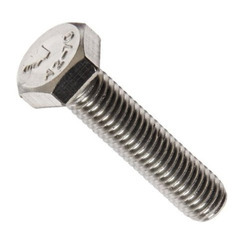
#> input picture Sample/data/nuts_bolts_v1/bolt.jpg, 250 x 250 px, found by its file name
$ jupyter execute 05.nuts_n_bolts_cv.ipynb   (older library calls are emulated)
#> lines starting #> are read from the running program, lines starting #| are printed output that depends on the picture; after the words box and inside, x2 and y2 are one past the last pixel; in counts of white or black regions, pixels touching at a corner belong together; long printed decimals are rounded
# Classification using Basic Image Processing

We will perform the classification of Nuts and Bolts using basic image processing and an "IF"
This is to get you familiar with the Basic image processing functions using Scikit-Image
Before you work on the data / image, you may have to pre-process them to get uniformity and better performance

These are stages in this Classification process
* Pre-processing & Binarizing
* Contour Detection
* Feature extraction
* Thresholding (classifying)

### Pre-processing
Preprocessing includes Converting the colorspace to Gray and Smoothing (applying filter) the image, etc

[cell 1]
# Import necessary modules
import cv2
import numpy as np
import matplotlib.pyplot as plt
from google.colab import drive
drive.mount('/content/gdrive', force_remount = True)

[cell 2]
# Read the image and Convert it to Grayscale
image = cv2.imread('/content/gdrive/My Drive/#3STUDY/vis_drd19new/data/nut_bolts_v1/bolt.jpg')
#> image is the input picture: shape (250, 250, 3); mean B, G, R 226, 227.4, 228.7
gray_img = cv2.cvtColor(image, cv2.COLOR_BGR2GRAY)
gray_img = cv2.GaussianBlur(gray_img, (5, 5), 0)
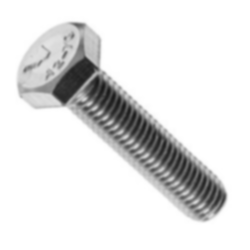
#> gray_img: shape (250, 250); min 27, max 255, mean 227.6

[cell 3]
plt.imshow(gray_img, 'gray')
plt.show()

### Binarizing and Cleaning
When you need to work with only two levels of pixel values, you can binarize the image which gives an image with only two pixel values(0, 255)

If you have a lot of discontinuities in the image, you can smooth them out with the morphological operations like **Erosion** and **Dilation**

[cell 4]
# Binarize the image using Adaptive thresholding
th, bin_img = cv2.threshold(gray_img, 250, 255, cv2.THRESH_BINARY_INV)
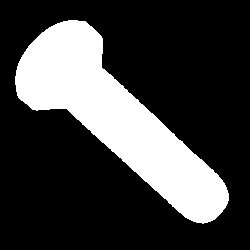
#> bin_img: shape (250, 250); 25.1% white; 1 white region, box (x1, y1, x2, y2) and area: (15, 20, 229, 224) 15684

[cell 5]
plt.imshow(bin_img, 'gray')
plt.show()

[cell 6]
# Close the holes by Morphological operations (Erosion and Dilation)
struct_elem = cv2.getStructuringElement(cv2.MORPH_RECT, (5, 5))
smooth_bin_img = cv2.erode(bin_img, struct_elem, iterations=1)
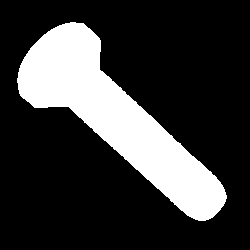
#> smooth_bin_img: shape (250, 250); 22.4% white; 1 white region, box (x1, y1, x2, y2) and area: (17, 22, 227, 221) 14020
smooth_bin_img = cv2.dilate(smooth_bin_img, struct_elem, iterations=2)
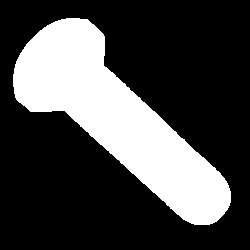
#> smooth_bin_img: shape (250, 250); 27.8% white; 1 white region

[cell 7]
plt.imshow(smooth_bin_img, 'gray')
plt.show()

### Contour Detection
Contours are the closed regions in an image. Contours have many important properties which can be used in different classification problems

[cell 8]
# Find all the contours from the binary image
img, contours, heirarchy = cv2.findContours(smooth_bin_img, cv2.RETR_EXTERNAL, cv2.CHAIN_APPROX_SIMPLE)
#> contours = 1 contour; box (x1, y1, x2, y2) and area: (13, 18, 231, 225) 17100

[cell 9]
# Display the image and plot all contours found
cnt_img = cv2.drawContours(image, contours, -1, (0, 255, 0), 3)
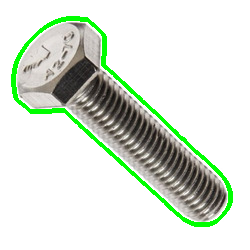
#> cnt_img: shape (250, 250, 3); mean B, G, R 215.1, 227.4, 217.7
plt.imshow(cnt_img)
plt.show()

### Feature extraction

Find the below two features
1. Compactness
2. Circularity

#### Compactness
It is defined by White area / Contour area

[cell 10]
# Find the compactness
contour_area = cv2.contourArea(contours[0])
#> contour_area = 17100.5
white_area = cv2.countNonZero(smooth_bin_img)
#> white_area = 17372
compactness = white_area / contour_area * 100
#> compactness = 101.6
print(compactness)
#| 101.588

#### Circularity
It is defined by Contour area / Rectangular area

[cell 11]
# Find the circularity
x, y, w, h = cv2.boundingRect(contours[0])
#> x = 13; y = 18; w = 218; h = 207
rect_area = w * h
#> rect_area = 45126
circularity = contour_area / rect_area * 100
#> circularity = 37.9
print(circularity)
#| 37.895

### Thresholding (Classifying)
From an the data distribution of Nuts and Bolts shown in the presentation, we heuristically choose the below thresholds to classify a new image

Circularity = 55
Compactness = 90

[cell 12]
# Use "if" to classify it into a Nut or a Bolt
if circularity > 55 and compactness < 90:
    print('Nut')
else:
    print('Bolt')

[cell 13]
plt.scatter(circularity, compactness, color='black', s=60)
plt.plot([55, 55], [74, 100], color='green')
plt.plot([0, 100], [90, 90], color='green')
plt.show()
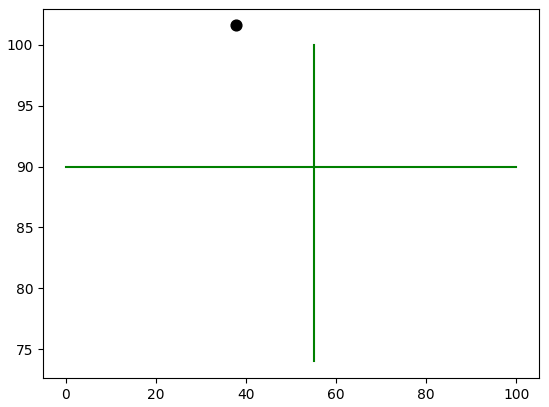
#> figure drawn by matplotlib, 1 panel
